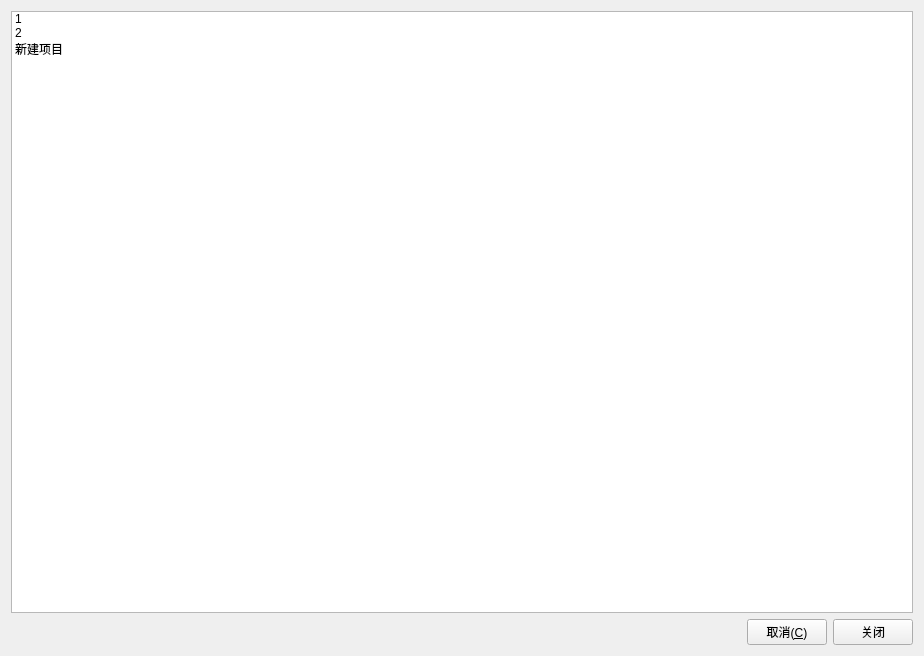
<?xml version="1.0" encoding="UTF-8"?>
<ui version="4.0">
 <class>CHXNTFSProgressWnd</class>
 <widget class="QWidget" name="CHXNTFSProgressWnd">
  <property name="geometry">
   <rect>
    <x>0</x>
    <y>0</y>
    <width>924</width>
    <height>656</height>
   </rect>
  </property>
  <property name="windowTitle">
   <string>CHXNTFSProgressWnd</string>
  </property>
  <layout class="QVBoxLayout" name="verticalLayout">
   <item>
    <widget class="QListWidget" name="listWidget">
     <item>
      <property name="text">
       <string>1</string>
      </property>
     </item>
     <item>
      <property name="text">
       <string>2</string>
      </property>
     </item>
     <item>
      <property name="text">
       <string>新建项目</string>
      </property>
     </item>
    </widget>
   </item>
   <item>
    <layout class="QHBoxLayout" name="horizontalLayout">
     <item>
      <spacer name="horizontalSpacer">
       <property name="orientation">
        <enum>Qt::Horizontal</enum>
       </property>
       <property name="sizeHint" stdset="0">
        <size>
         <width>40</width>
         <height>20</height>
        </size>
       </property>
      </spacer>
     </item>
     <item>
      <widget class="QPushButton" name="pushButton_Cancel">
       <property name="text">
        <string>取消(&amp;C)</string>
       </property>
      </widget>
     </item>
     <item>
      <widget class="QPushButton" name="pushButton_Close">
       <property name="text">
        <string>关闭</string>
       </property>
      </widget>
     </item>
    </layout>
   </item>
  </layout>
 </widget>
 <layoutdefault spacing="6" margin="11"/>
 <resources/>
 <connections/>
</ui>
